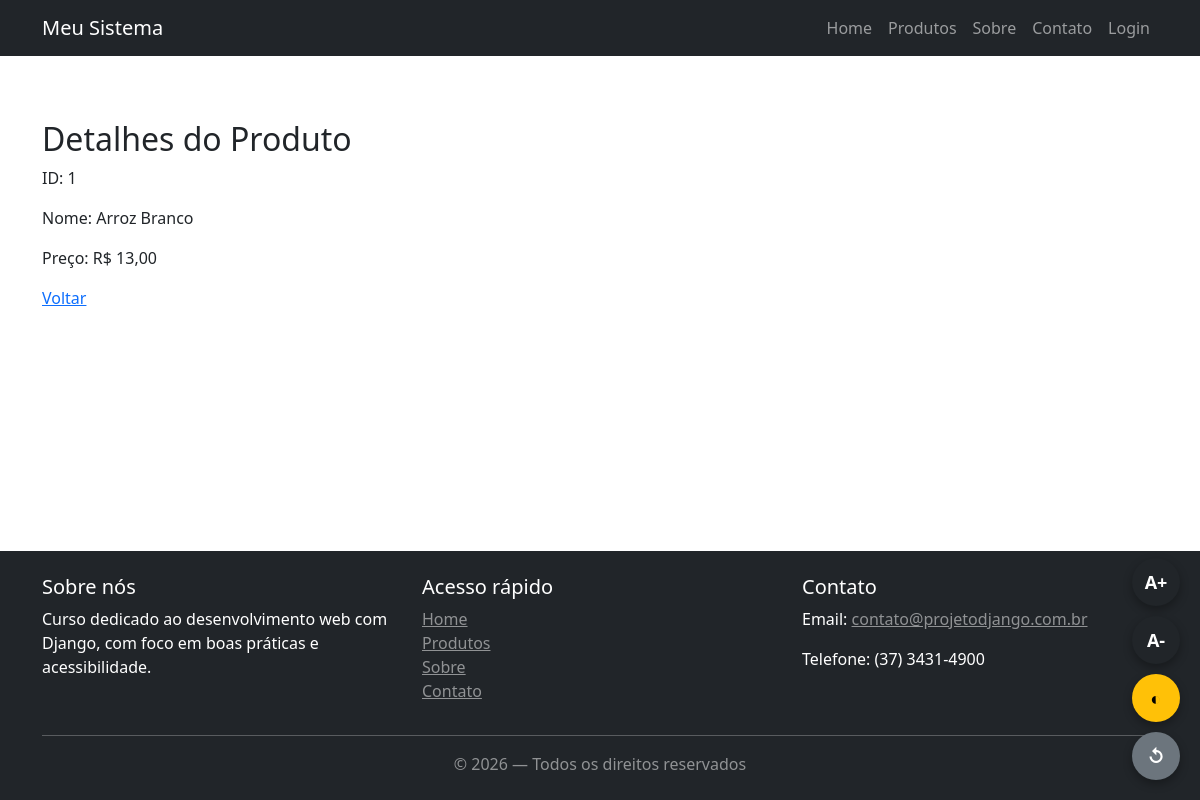
The page /produtos/1/ on the database as committed earlier.
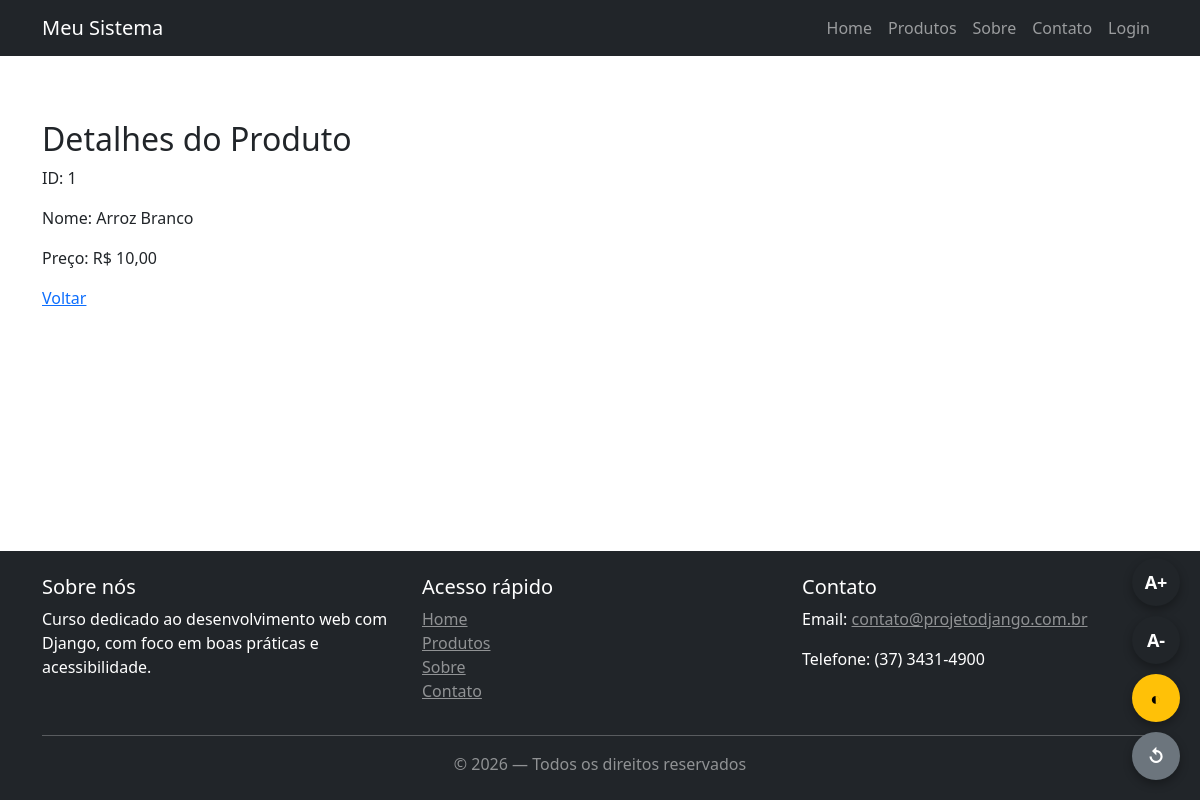
The same page on the database as committed later.
### produtos/models.py (models this page shows, shortened)
class Produto(models.Model):
    nome = models.CharField(max_length=150)
    preco = models.DecimalField(max_digits=10, decimal_places=2)
    categoria = models.ForeignKey(
        Categoria,
        on_delete=models.CASCADE,
        related_name="produtos"
    )
    class Meta:
        verbose_name = 'Produto'
        verbose_name_plural = 'Produtos'

### produtos/views.py (the view)
# urls.py: path("<int:pk>/", views.ProdutoDetailView.as_view(), name="produto_detail"),
class ProdutoDetailView(DetailView):
    model = Produto
    template_name = "produtos/produto_detail.html"
    context_object_name = "item"

### produtos/templates/produtos/produto_detail.html (shortened to what this page needs)
{% extends "../core/base.html" %}
{% block content %}
    <h2>Detalhes do Produto</h2>
    {% if item %}
    <p>ID: {{ item.id }}</p>
    <p>Nome: {{ item.nome }}</p>
    <p>Preço: R$ {{ item.preco }}</p>
    {% else %}
    <p>Produto não encontrado</p>
    {% endif %}
    <a href="{% url 'produtos:produto_list' %}">Voltar</a>
{% endblock %}

### core/templates/core/base.html (shortened to what this page needs)
{% load static %}
<!DOCTYPE html>
<html lang="pt-BR">
<head>
  <author>Wesley Leandro</author>
  <link href="https://cdn.jsdelivr.net/npm/bootstrap@5.3.3/dist/css/bootstrap.min.css" rel="stylesheet">
  <link rel="stylesheet" href="{% static 'core/css/style.css' %}">
</head>
<body class = "d-flex flex-column min-vh-100">
    <header>
    <nav class="navbar navbar-expand-lg navbar-dark bg-dark fixed-top"
        role="navigation"
        aria-label="Menu principal">
        <div class="container">
        <a class="navbar-brand"
            href="{% url 'core:home' %}"
            aria-label="Página inicial do Meu Sistema">
            Meu Sistema
        </a>
        <div class="collapse navbar-collapse" id="navbarNav">
            <ul class="navbar-nav ms-auto">
            <li class="nav-item">
                <a class="nav-link"
                href="{% url 'core:home' %}">
                Home
                </a>
            </li>
            <li class="nav-item">
                <a class="nav-link"
                href="{% url 'produtos:produto_list' %}">
                Produtos
                </a>
            </li>
            <li class="nav-item">
                <a class="nav-link"
                href="{% url 'core:sobre' %}">
                Sobre
                </a>
            </li>
            <li class="nav-item">
                <a class="nav-link"
                href="{% url 'core:contato' %}">
                Contato
                </a>
            </li>
            {% if user.is_authenticated %}
                <li class="nav-item">
                    <form method="post" action="{% url 'logout' %}" class="d-inline">
                        {% csrf_token %}
                        <button type="submit" class="nav-link btn btn-link m-0 align-baseline">
                            Sair
                        </button>
                    </form>
                </li>
            {% else %}
                <li class="nav-item">
                    <a class="nav-link" href="{% url 'core:login' %}">Login</a>
                </li>
            {% endif %}
            </ul>
        </div>
        </div>
    </nav>
    </header>
    <main id="conteudo-principal"
        class="container mt-5 pt-5 flex-fill"
        role="main"
        tabindex="-1">
    {% block content %}
    {% endblock %}
    </main>
    <footer class="bg-dark text-white mt-5 p-4 mt-auto"
            role="contentinfo">
    <div class="container">
        <div class="row">
        <section class="col-md-4"
                aria-labelledby="footer-sobre">
            <h2 id="footer-sobre" class="h5">
            Sobre nós
            </h2>
            <p>
            Curso dedicado ao desenvolvimento web com Django,
            com foco em boas práticas e acessibilidade.
            </p>
        </section>
        <nav class="col-md-4"
            aria-labelledby="footer-links">
            <h2 id="footer-links" class="h5">
            Acesso rápido
            </h2>
            <ul class="list-unstyled">
            <li><a href="{% url 'core:home' %}" class="text-white-50">Home</a></li>
            <li><a href="{% url 'produtos:produto_list' %}" class="text-white-50">Produtos</a></li>
            <li><a href="{% url 'core:sobre' %}" class="text-white-50">Sobre</a></li>
            <li><a href="{% url 'core:contato' %}" class="text-white-50">Contato</a></li>
            </ul>
        </nav>
        <section class="col-md-4"
                aria-labelledby="footer-contato">
            <h2 id="footer-contato" class="h5">
            Contato
            </h2>
            <p>Email: <a href="mailto:contato@projetodjango.com.br"
                        class="text-white-50">
                        contato@projetodjango.com.br
                    </a>
            </p>
            <p>Telefone: (37) 3431-4900</p>
        </section>
        </div>
        <hr>
        <p class="text-center text-white-50 mb-0">
        &copy; 2026 — Todos os direitos reservados
        </p>
    </div>
    </footer>
    <div class="painel-acessibilidade"
        role="region"
        aria-label="Ferramentas de acessibilidade">
    <button type="button"
            class="btn-acessibilidade"
            onclick="aumentarFonte()"
            aria-label="Aumentar fonte"
            title="Aumentar fonte">
        A+
    </button>
    <button type="button"
            class="btn-acessibilidade"
            onclick="diminuirFonte()"
            aria-label="Diminuir fonte"
            title="Diminuir fonte">
        A-
    </button>
    <button type="button"
            class="btn-acessibilidade contraste"
            onclick="alternarContraste()"
            aria-label="Ativar ou desativar alto contraste"
            title="Alto contraste">
        ◐
    </button>
    <button type="button"
            class="btn-acessibilidade reset"
            onclick="resetarAcessibilidade()"
            aria-label="Resetar acessibilidade"
            title="Resetar acessibilidade">
        ↺
    </button>
    </div>
</body>
</html>

### core/static/core/css/style.css (style rules this page uses)
html { font-size: 100%; }
.painel-acessibilidade { position: fixed; bottom: 20px; right: 20px; z-index: 1050; display: flex; flex-direction: column; gap: 10px; }
.btn-acessibilidade { width: 48px; height: 48px; border-radius: 50%; border: none; background-color: #212529; color: #fff; font-size: 18px; font-weight: bold; display: flex; align-items: center; justify-content: center; cursor: pointer; box-shadow: 0 4px 10px rgba(0, 0, 0, 0.3); transition: transform 0.2s ease, background-color 0.2s ease; }
.btn-acessibilidade.contraste { background-color: #ffc107; color: #000; }
.btn-acessibilidade.reset { background-color: #6c757d; }

Rows that differ between the two databases and show on the page:
changed Produto "Arroz Branco": preco "13,00" → "10,00"
